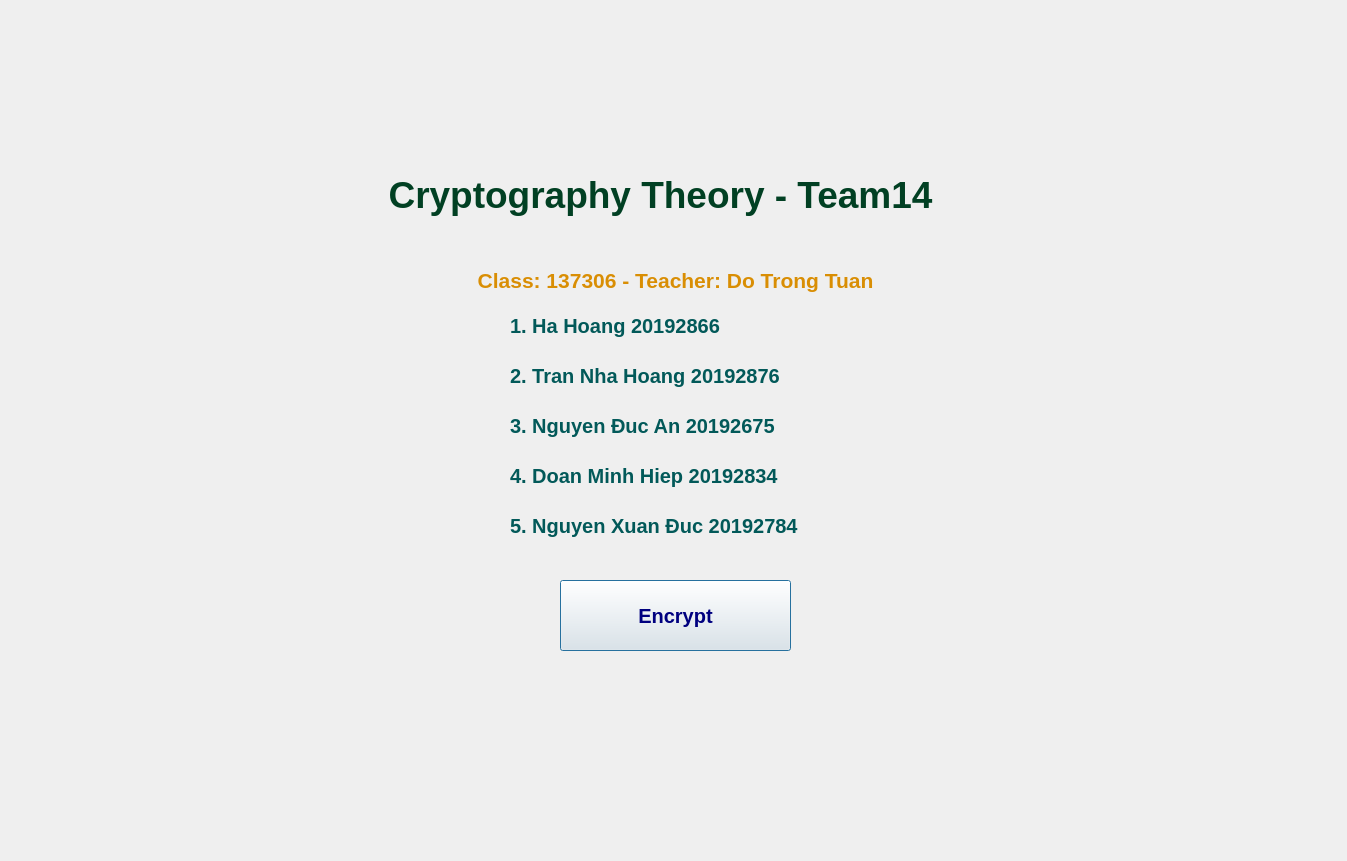
<?xml version="1.0" encoding="UTF-8"?>
<ui version="4.0">
 <class>CryptographyTheory</class>
 <widget class="QDialog" name="CryptographyTheory">
  <property name="geometry">
   <rect>
    <x>0</x>
    <y>0</y>
    <width>1347</width>
    <height>861</height>
   </rect>
  </property>
  <property name="windowTitle">
   <string>Dialog</string>
  </property>
  <widget class="QLabel" name="team_label">
   <property name="geometry">
    <rect>
     <x>220</x>
     <y>140</y>
     <width>881</width>
     <height>111</height>
    </rect>
   </property>
   <property name="styleSheet">
    <string notr="true">color: #014023;
font: bold</string>
   </property>
   <property name="text">
    <string>&lt;html&gt;&lt;head/&gt;&lt;body&gt;&lt;p align=&quot;center&quot;&gt;&lt;span style=&quot; font-size:28pt;&quot;&gt;Cryptography Theory - Team14&lt;/span&gt;&lt;/p&gt;&lt;/body&gt;&lt;/html&gt;</string>
   </property>
  </widget>
  <widget class="QPushButton" name="en_button">
   <property name="geometry">
    <rect>
     <x>560</x>
     <y>580</y>
     <width>231</width>
     <height>71</height>
    </rect>
   </property>
   <property name="styleSheet">
    <string notr="true">color: rgb(0, 0, 127);
font-size: 15pt;
font: bold</string>
   </property>
   <property name="text">
    <string>Encrypt</string>
   </property>
  </widget>
  <widget class="QLabel" name="team_label_2">
   <property name="geometry">
    <rect>
     <x>340</x>
     <y>250</y>
     <width>671</width>
     <height>61</height>
    </rect>
   </property>
   <property name="styleSheet">
    <string notr="true">color:#D98E04;
font: bold;
font-size: 15pt</string>
   </property>
   <property name="text">
    <string>&lt;html&gt;&lt;head/&gt;&lt;body&gt;&lt;p align=&quot;center&quot;&gt;&lt;span style=&quot; font-size:16pt;&quot;&gt;Class: 137306 - Teacher: Do Trong Tuan&lt;/span&gt;&lt;/p&gt;&lt;/body&gt;&lt;/html&gt;</string>
   </property>
  </widget>
  <widget class="QLabel" name="label">
   <property name="geometry">
    <rect>
     <x>510</x>
     <y>310</y>
     <width>371</width>
     <height>31</height>
    </rect>
   </property>
   <property name="styleSheet">
    <string notr="true">color:#025959;
font: bold;
font-size: 15pt</string>
   </property>
   <property name="text">
    <string>1. Ha Hoang 20192866</string>
   </property>
  </widget>
  <widget class="QLabel" name="label_2">
   <property name="geometry">
    <rect>
     <x>510</x>
     <y>360</y>
     <width>411</width>
     <height>31</height>
    </rect>
   </property>
   <property name="styleSheet">
    <string notr="true">color:#025959;
font: bold;
font-size: 15pt</string>
   </property>
   <property name="text">
    <string>2. Tran Nha Hoang 20192876</string>
   </property>
  </widget>
  <widget class="QLabel" name="label_3">
   <property name="geometry">
    <rect>
     <x>510</x>
     <y>410</y>
     <width>441</width>
     <height>31</height>
    </rect>
   </property>
   <property name="styleSheet">
    <string notr="true">color:#025959;
font: bold;
font-size: 15pt</string>
   </property>
   <property name="text">
    <string>3. Nguyen Đuc An 20192675</string>
   </property>
  </widget>
  <widget class="QLabel" name="label_4">
   <property name="geometry">
    <rect>
     <x>510</x>
     <y>460</y>
     <width>421</width>
     <height>31</height>
    </rect>
   </property>
   <property name="styleSheet">
    <string notr="true">color:#025959;
font: bold;
font-size: 15pt</string>
   </property>
   <property name="text">
    <string>4. Doan Minh Hiep 20192834</string>
   </property>
  </widget>
  <widget class="QLabel" name="label_5">
   <property name="geometry">
    <rect>
     <x>510</x>
     <y>510</y>
     <width>431</width>
     <height>31</height>
    </rect>
   </property>
   <property name="styleSheet">
    <string notr="true">color:#025959;
font: bold;
font-size: 15pt</string>
   </property>
   <property name="text">
    <string>5. Nguyen Xuan Đuc 20192784</string>
   </property>
  </widget>
 </widget>
 <resources/>
 <connections/>
</ui>
